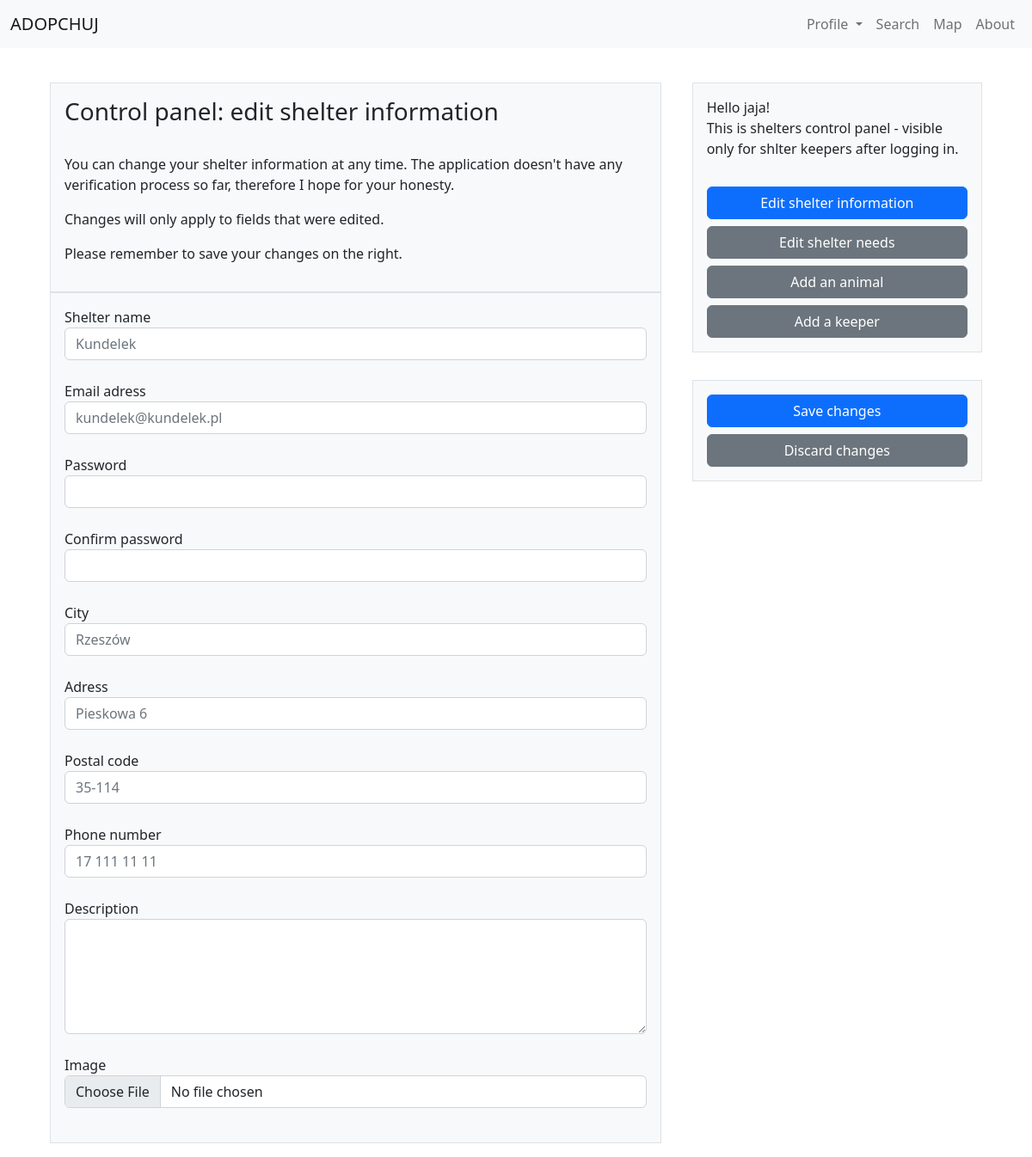
Page /shelterinformation1 (signed in) on the earlier database version.
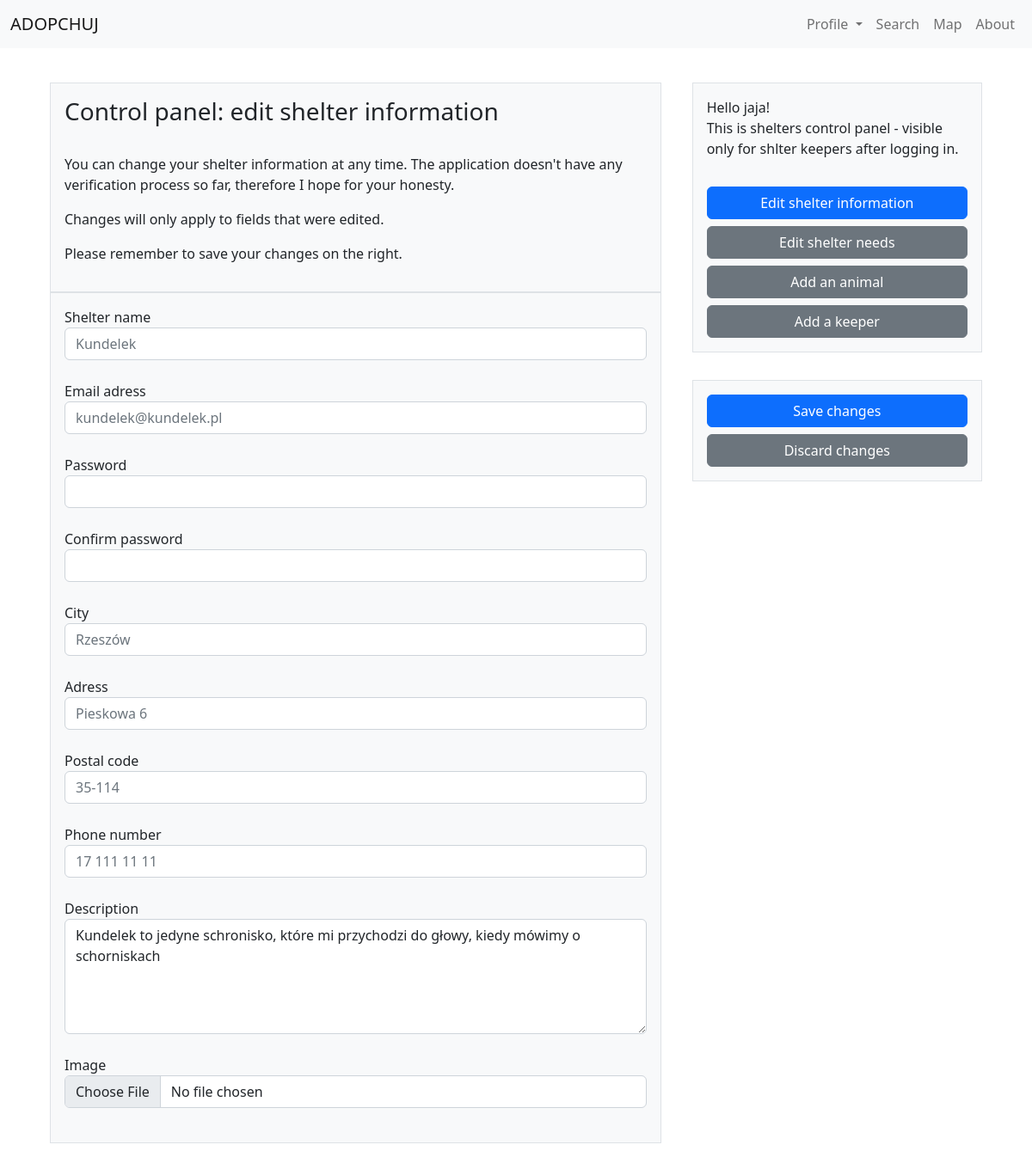
Same page on the later database version.
### tables this page shows
CREATE TABLE shelters (
    id INTEGER PRIMARY KEY AUTOINCREMENT,
    name TEXT NOT NULL,
    loc_city TEXT NOT NULL,
    loc_adress TEXT NOT NULL,
    loc_postal TEXT NOT NULL,
    con_phone TEXT NOT NULL,
    con_email TEXT NOT NULL,
    description TEXT,
    image BLOB
);

### app.py (the view)
@app.route("/shelter<shelter_id>")
def shelter(shelter_id):
    errors = None
    shelter_info = get_shelter_info(shelter_id)
    if shelter_info == None:
        errors = "Shelter does not exist"
    if shelter_check() == int(shelter_id):
        keeper = session["user"]
    else:
        keeper = False
    return render_template("shelter.html", login = login_check(), errors=errors, keeper = keeper, shelter_info = shelter_info)

### app.py (called while the page is built)
@app.route("/shelterinformation<shelter_id>")
@login_required
@keeper_required
def shelter_information_edit(shelter_id):
    shelter_info = get_shelter_info(shelter_id)
    keeper = session['user']
    return render_template("shelterinformation.html", login = login_check(), keeper=keeper, shelter_info = shelter_info)

### helpers.py (called while the page is built)
def login_required(f):
    @wraps(f)
    def decorated_function(*args, **kwargs):
        if session.get("user") is None:
            return redirect("/login")
        return f(*args, **kwargs)
    return decorated_function

def keeper_required(f):
    @wraps(f)
    def decorated_function(*args, **kwargs):
        if shelter_check() == False:
            return redirect("/yourshelter")
        return f(*args, **kwargs)
    return decorated_function

def login_check():
    if "user" in session:
        return True
    else:
        return False

def get_shelter_info(shelter_id):
    con = sqlite3.connect("database.db")
    con.row_factory = sqlite3.Row
    cur = con.cursor()
    cur.execute("SELECT * FROM shelters WHERE id = ?", (shelter_id,))
    shelter_info = cur.fetchone()
    con.close()
    return shelter_info

### templates/shelterinformation.html (shortened to what the changed rows need)
{% extends "layout.html" %}
{% block body %}
    <br>
    <div class="container">
        <div class="row gy-1 gx-1">
            <div class="col-8">
                <div class="p-3">
                    <div class="container border bg-light p-3">
                        <form action="/registershelter" method="post" id="shelterInformation">
                                <label for="nameInput">Shelter name</label>
                                <input name="name" type="text" class="form-control" id="nameInput" placeholder="{{ shelter_info['name'] }}">
                                <br>
                                <label for="emailInput">Email adress</label>
                                <input name="email" type="email" class="form-control" id="emailInput" placeholder="{{ shelter_info['con_email'] }}">
                                <br>
                                <label for="passwordInput">Password</label>
                                <input name="password" type="password" class="form-control" id="passwordInput">
                                <br>
                                <label for="conpasInput">Confirm password</label>
                                <input name="conpas" type="password" class="form-control" id="conpasInput">
                                <br>
                                <label for="cityInput">City</label>
                                <input name="city" type="text" class="form-control" id="cityInput" placeholder="{{ shelter_info['loc_city'] }}">
                                <br>
                                <label for="adressInput">Adress</label>
                                <input name="adress" type="text" class="form-control" id="adressInput" placeholder="{{ shelter_info['loc_adress'] }}">
                                <br>
                                <label for="postalInput">Postal code</label>
                                <input name="postal" type="text" class="form-control" id="postalInput" placeholder="{{ shelter_info['loc_postal'] }}">
                                <br>
                                <label for="phoneInput">Phone number</label>
                                <input name="phone" type="text" class="form-control" id="phoneInput" placeholder="{{ shelter_info['con_phone'] }}">
                                <br>
                                <label for="descriptionInput">Description</label>
                                <textarea name="description" type="text" class="form-control" id="descriptionInput" rows="5">{% if shelter_info['description'] != None %}{{ shelter_info['description'] }}{% endif %}</textarea>
                                <br>
                                <label for="imageInput">Image</label>
                                <input name="image" type="file" class="form-control" id="imageInput" onchange="preview()">
                                <br>
                        </form>
                    </div>
                </div>
            </div>
        </div>
    </div>
{% endblock %}

Differences in the rows shown:
changed shelters "Kundelek": description (not shown) → "Kundelek to jedyne schronisko, które mi przychodzi do głowy, kiedy mówimy o schorniskach"
